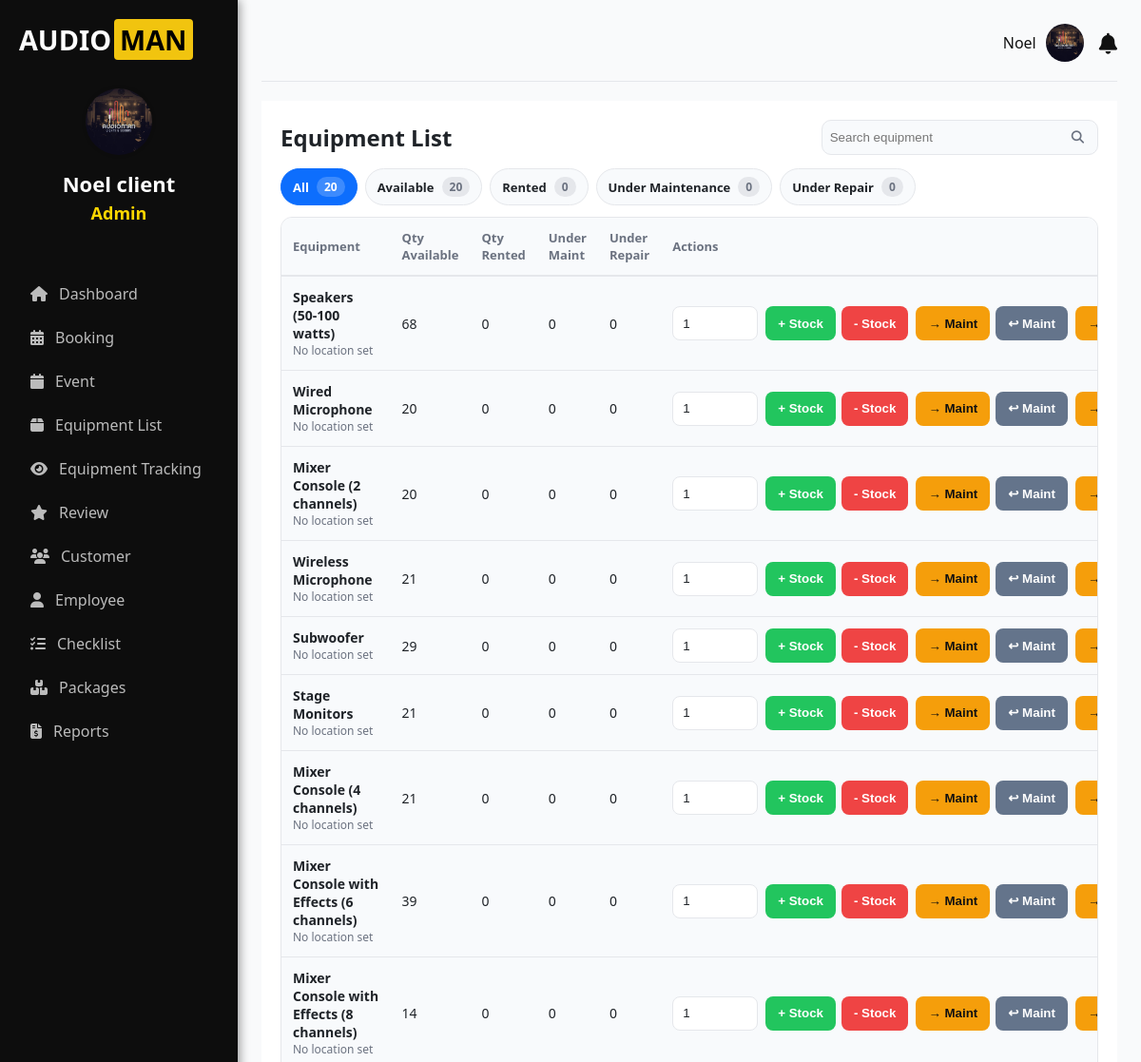
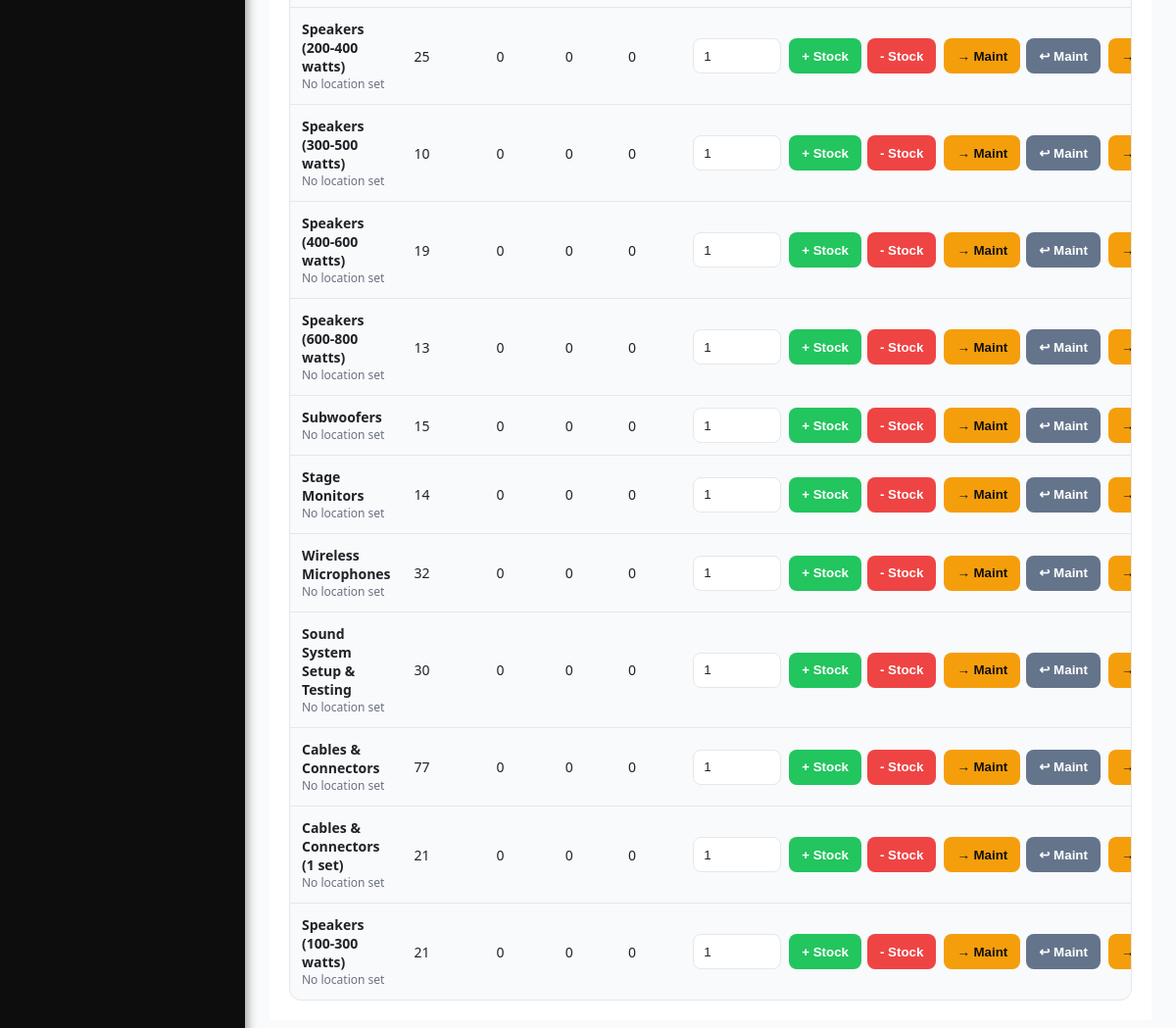
The app's page /accounts/equipment/ (signed in) with its own data (2 pictures, top to bottom).
### accounts/models.py (models this page shows, shortened)
class Profile(models.Model):
    user = models.OneToOneField(User, on_delete=models.CASCADE)
    contact_number = models.CharField(max_length=20)
    province = models.CharField(max_length=100)
    city = models.CharField(max_length=100)
    barangay = models.CharField(max_length=100, blank=True, null=True)  # ➕ Added field
    address = models.CharField(max_length=255, blank=True, null=True)
    profile_picture = models.ImageField(upload_to='profile_pictures/', blank=True, null=True)
    requested_admin = models.BooleanField(default=False)

class Equipment(models.Model):
    name = models.CharField(max_length=200)
    quantity_available = models.IntegerField(default=0)
    quantity_rented = models.IntegerField(default=0)
    qty_maintenance = models.PositiveIntegerField(default=0)
    qty_repair = models.PositiveIntegerField(default=0)
    condition = models.CharField(
        max_length=100,
        choices=[
            ('Good', 'Good'),
            ('Needs Repair', 'Needs Repair'),
            ('Excellent', 'Excellent'),
        ],
        default='Good'
    )
    status = models.CharField(
        max_length=50,
        choices=[
            ('Available', 'Available'),
            ('Rented', 'Rented'),
            ('Under Maintenance', 'Under Maintenance'),
            ('Under Repair', 'Under Repair'),   # 🔥 Added
            ('Decommissioned', 'Decommissioned'),  # optional
        ],
        default='Available'
    )
    last_checked_out_date = models.DateField(null=True, blank=True)
    current_location = models.CharField(max_length=255, blank=True, null=True)
    last_updated = models.DateTimeField(auto_now=True)  # 🔥 New field

### accounts/views.py (the view)
    def wrapper(request, *args, **kwargs):
        if not request.user.is_authenticated:
            print("User is not authenticated.")  # Debugging line
            return redirect("login")
        if not request.user.is_staff and not request.user.is_superuser:
            print(f"User {request.user.username} does not have admin privileges.")  # Debugging line
            raise PermissionDenied  # User is denied access
        return view_func(request, *args, **kwargs)

### accounts/context_processors.py (called while the page is built)
def notifications_context(request):
    if request.user.is_authenticated:
        notifications = Notification.objects.filter(user=request.user).order_by('-created_at')
        unread_count = notifications.filter(is_read=False).count()
        return {
            'notifications': notifications,
            'notifications_unread_count': unread_count
        }
    return {}

def global_notifications(request):
    if request.user.is_authenticated:
        notifications = Booking.objects.filter(status="Pending")
    else:
        notifications = []
    return {
        'notifications': notifications
    }

def user_notifications(request):
    if request.user.is_authenticated:
        notifications_qs = Notification.objects.filter(user=request.user).order_by('-created_at')
        notifications_unread_count = notifications_qs.filter(is_read=False).count()
        latest_notifications = notifications_qs[:5]
        return {
            'notifications': latest_notifications,
            'notifications_unread_count': notifications_unread_count,
        }
    return {
        'notifications': [],
        'notifications_unread_count': 0,
    }

### accounts/views.py (called while the page is built)
def admin_only(view_func):
    def wrapper(request, *args, **kwargs):
        if not request.user.is_authenticated:
            print("User is not authenticated.")  # Debugging line
            return redirect("login")
        if not request.user.is_staff and not request.user.is_superuser:
            print(f"User {request.user.username} does not have admin privileges.")  # Debugging line
            raise PermissionDenied  # User is denied access
        return view_func(request, *args, **kwargs)
    return wrapper

### accounts/templates/client/equipment.html (shortened to what this page needs)
{% extends 'client-base.html' %}
{% block content %}
<div class="inventory-container">
  <div class="inventory-header">
    <div class="header-top">
      <h1>Equipment List</h1>
      <form method="get" class="search-box" action="">
        <input type="text" name="q" value="{{ request.GET.q }}" placeholder="Search equipment">
        <button type="submit" aria-label="Search"><i class="fa fa-search"></i></button>
      </form>
    </div>
    <div class="filter-tabs">
      <a href="?show=all" class="tab {% if show == 'all' %}active{% endif %}">All <span class="badge">{{ counts.all }}</span></a>
      <a href="?show=available" class="tab {% if show == 'available' %}active{% endif %}">Available <span class="badge">{{ counts.available }}</span></a>
      <a href="?show=rented" class="tab {% if show == 'rented' %}active{% endif %}">Rented <span class="badge">{{ counts.rented }}</span></a>
      <a href="?show=maintenance" class="tab {% if show == 'maintenance' %}active{% endif %}">Under Maintenance <span class="badge">{{ counts.maintenance }}</span></a>
      <a href="?show=repair" class="tab {% if show == 'repair' %}active{% endif %}">Under Repair <span class="badge">{{ counts.repair }}</span></a>
    </div>
  </div>
  <div class="table-wrap">
    <table class="inventory-table">
      <thead>
        <tr>
          <th>Equipment</th>
          <th>Qty Available</th>
          <th>Qty Rented</th>
          <th>Under Maint</th>
          <th>Under Repair</th>
          <th style="min-width: 250px">Actions</th>
        </tr>
      </thead>
      <tbody>
        {% for equipment in equipment_list %}
        <tr>
          <td>
            <div class="eq-name">
              <span class="eq-title">{{ equipment.name }}</span>
              <span class="eq-sub">{{ equipment.current_location|default:"No location set" }}</span>
            </div>
          </td>
          <td>{{ equipment.quantity_available }}</td>
          <td>{{ equipment.quantity_rented }}</td>
          <td>{{ equipment.qty_maintenance }}</td>
          <td>{{ equipment.qty_repair }}</td>
          <td>
            <form method="POST" class="inventory-form" action="{% url 'update_inventory' equipment.id %}">
              <div class="actions-row">
                <input type="number" name="qty" min="1" value="1" class="qty-input">
                <div class="btn-group">
                  <button type="submit" name="action" value="add_stock" class="btn success">+ Stock</button>
                  <button type="submit" name="action" value="subtract_stock" class="btn danger">- Stock</button>
                </div>
                <div class="btn-group">
                  <button type="submit" name="action" value="to_maintenance" class="btn warn">→ Maint</button>
                  <button type="submit" name="action" value="back_from_maintenance" class="btn soft">↩ Maint</button>
                </div>
                <div class="btn-group">
                  <button type="submit" name="action" value="to_repair" class="btn warn">→ Repair</button>
                </div>
              </div>
            </form>
          </td>
        </tr>
        {% empty %}
        <tr><td colspan="7">No equipment available.</td></tr>
        {% endfor %}
      </tbody>
    </table>
  </div>
</div>
{% endblock %}

### accounts/templates/client-base.html (shortened to what this page needs)
{% load static %}
<!DOCTYPE html>
<html lang="en">
<head>
  <link rel="stylesheet" href="https://cdnjs.cloudflare.com/ajax/libs/font-awesome/6.5.0/css/all.min.css" />
</head>
<body>
  <div class="container">
    <aside class="sidebar" id="sidebar">
      <div class="logo">
        <span class="text-white">AUDIO</span><span class="text-yellow">MAN</span>
      </div>
      <div class="user">
        <div class="avatar">
          <img
            src="{% if request.user.profile.profile_picture %}{{ request.user.profile.profile_picture.url }}{% else %}{% static 'images/user1.jpg' %}{% endif %}"
            alt="Avatar Icon"
            class="avatar-img"
            style="width: 70px; height: 70px; border-radius: 50%; object-fit: cover;"
          />
        </div>
        <h3 class="owner-name" style="font-size: 22px; font-weight: 700;">
          {{ request.user.get_full_name }}
        </h3>
        <p class="owner-role" style="font-size: 18px; font-weight: 600; color: #ffd700;">
          {% if request.user.is_superuser %}
            Admin
          {% elif request.user.is_staff %}
            Staff
          {% else %}
            Owner
          {% endif %}
        </p>
      </div>
     <nav class="nav">
    {% if user.is_staff and not user.is_superuser %}
        <a href="{% url 'checklist' %}"><i class="fas fa-list-check"></i> Checklist</a>
    {% else %}
        <a href="{% url 'dashboard' %}"><i class="fas fa-home"></i> Dashboard</a>
        <a href="{% url 'booking' %}"><i class="fas fa-calendar-alt"></i> Booking</a>
        <a href="{% url 'event' %}"><i class="fas fa-calendar"></i> Event</a>
        <a href="{% url 'equipment' %}"><i class="fas fa-box"></i> Equipment List</a>
        <a href="{% url 'tracking' %}"><i class="fas fa-eye"></i> Equipment Tracking</a>
        <a href="{% url 'reviews' %}"><i class="fas fa-star"></i> Review</a>
        <a href="{% url 'customer' %}"><i class="fas fa-users"></i> Customer</a>
        <a href="{% url 'employee' %}"><i class="fas fa-user"></i> Employee</a>
        <a href="{% url 'checklist' %}"><i class="fas fa-list-check"></i> Checklist</a>
        <a href="{% url 'package_list' %}"><i class="fas fa-boxes"></i> Packages</a>
        <a href="{% url 'reports_page' %}"><i class="fas fa-file-invoice-dollar"></i> Reports</a>
    {% endif %}
</nav>
    </aside>
<main class="main">
  <div class="topbar">
    <div class="topbar-right">
      <div class="user-info" id="topbarDropdownToggle">
        <span>{{ request.user.first_name }}</span>
        <img
          src="{% if request.user.profile.profile_picture %}{{ request.user.profile.profile_picture.url }}{% else %}{% static 'images/profile-icon.png' %}{% endif %}"
          alt="User Avatar"
        />
      </div>
      <div class="notification" id="notifToggle">
        <i class="fas fa-bell"></i>
      </div>
    </div>
  </div>
  {% block content %}{% endblock %}
</main>
</body>
</html>

### accounts/templates/client-base.html (style rules this page uses)
* { margin: 0; padding: 0; box-sizing: border-box; }
body { font-family: 'Segoe UI', Arial, sans-serif; background: #f9fafb; color: #111; display: flex; height: 100vh; overflow: hidden; transition: background 0.3s, color 0.3s; }
.container { display: flex; width: 100%; }
.sidebar { background: #0d0d0d; color: #fff; width: 250px; padding: 20px; display: flex; flex-direction: column; height: 100vh; position: fixed; transition: background 0.3s; box-shadow: 2px 0 10px rgba(0,0,0,0.4); }
.logo { font-size: 24px; font-weight: bold; margin-bottom: 30px; display: flex; align-items: center; font-size: 1.8rem; }
.logo .text-white { color: white; }
.logo .text-yellow { background-color: #f1c40f; color: #000; padding: 2px 6px; border-radius: 4px; margin-left: 3px; font-weight: bold; }
.user { text-align: center; margin-bottom: 30px; }
.avatar img.avatar-img { width: 80px; height: 80px; border-radius: 50%; object-fit: cover; margin: 0 auto 10px; border: none; background: none; box-shadow: 0 0 4px rgba(0,0,0,0.2); }
.owner-name { color: #fff; font-size: 18px; font-weight: 600; margin-bottom: 4px; }
.owner-role { color: #ccc; font-size: 14px; }
.nav { margin-top: 20px; }
.nav a { display: flex; align-items: center; gap: 12px; padding: 12px; color: #bbb; text-decoration: none; border-radius: 8px; transition: all 0.3s ease; font-weight: 500; }
.main { flex-grow: 1; padding: 25px; margin-left: 250px; overflow-y: auto; transition: background 0.3s, color 0.3s; }
.topbar { display: flex; justify-content: flex-end; align-items: center; padding-bottom: 20px; border-bottom: 1px solid #e5e7eb; margin-bottom: 20px; }
.topbar-right { display: flex; align-items: center; gap: 16px; }
.notification { position: relative; font-size: 18px; cursor: pointer; }
.user-info { position: relative; display: flex; align-items: center; gap: 10px; cursor: pointer; }
.user-info img { width: 40px; height: 40px; border-radius: 50%; object-fit: cover; }
.notification { position: relative; font-size: 22px; cursor: pointer; }

### records on screen
Equipment: name "Speakers (50-100 watts)", current_location "No location set", quantity_available "68", quantity_rented "0", qty_maintenance "0", qty_repair "0"
Equipment: name "Wired Microphone", current_location "No location set", quantity_available "20", quantity_rented "0", qty_maintenance "0", qty_repair "0"
Equipment: name "Mixer Console (2 channels)", current_location "No location set", quantity_available "20", quantity_rented "0", qty_maintenance "0", qty_repair "0"
Equipment: name "Wireless Microphone", current_location "No location set", quantity_available "21", quantity_rented "0", qty_maintenance "0", qty_repair "0"
Equipment: name "Subwoofer", current_location "No location set", quantity_available "29", quantity_rented "0", qty_maintenance "0", qty_repair "0"
Equipment: name "Stage Monitors", current_location "No location set", quantity_available "21", quantity_rented "0", qty_maintenance "0", qty_repair "0"
Equipment: name "Mixer Console (4 channels)", current_location "No location set", quantity_available "21", quantity_rented "0", qty_maintenance "0", qty_repair "0"
Equipment: name "Mixer Console with Effects (6 channels)", current_location "No location set", quantity_available "39", quantity_rented "0", qty_maintenance "0", qty_repair "0"
Equipment: name "Mixer Console with Effects (8 channels)", current_location "No location set", quantity_available "14", quantity_rented "0", qty_maintenance "0", qty_repair "0"
Equipment: name "Speakers (200-400 watts)", current_location "No location set", quantity_available "25", quantity_rented "0", qty_maintenance "0", qty_repair "0"
Equipment: name "Speakers (300-500 watts)", current_location "No location set", quantity_available "10", quantity_rented "0", qty_maintenance "0", qty_repair "0"
Equipment: name "Speakers (400-600 watts)", current_location "No location set", quantity_available "19", quantity_rented "0", qty_maintenance "0", qty_repair "0"
Equipment: name "Speakers (600-800 watts)", current_location "No location set", quantity_available "13", quantity_rented "0", qty_maintenance "0", qty_repair "0"
Equipment: name "Subwoofers", current_location "No location set", quantity_available "15", quantity_rented "0", qty_maintenance "0", qty_repair "0"
Equipment: name "Stage Monitors", current_location "No location set", quantity_available "14", quantity_rented "0", qty_maintenance "0", qty_repair "0"
Equipment: name "Wireless Microphones", current_location "No location set", quantity_available "32", quantity_rented "0", qty_maintenance "0", qty_repair "0"
Equipment: name "Sound System Setup & Testing", current_location "No location set", quantity_available "30", quantity_rented "0", qty_maintenance "0", qty_repair "0"
Equipment: name "Cables & Connectors", current_location "No location set", quantity_available "77", quantity_rented "0", qty_maintenance "0", qty_repair "0"
Equipment: name "Cables & Connectors (1 set)", current_location "No location set", quantity_available "21", quantity_rented "0", qty_maintenance "0", qty_repair "0"
Equipment: name "Speakers (100-300 watts)", current_location "No location set", quantity_available "21", quantity_rented "0", qty_maintenance "0", qty_repair "0"

### other values on screen
{{ request.user.get_full_name }} "Noel client"
{{ request.user.first_name }} "Noel"
{{ counts.all }} "20"
{{ counts.available }} "20"
{{ counts.rented }} "0"
{{ counts.maintenance }} "0"
{{ counts.repair }} "0"
